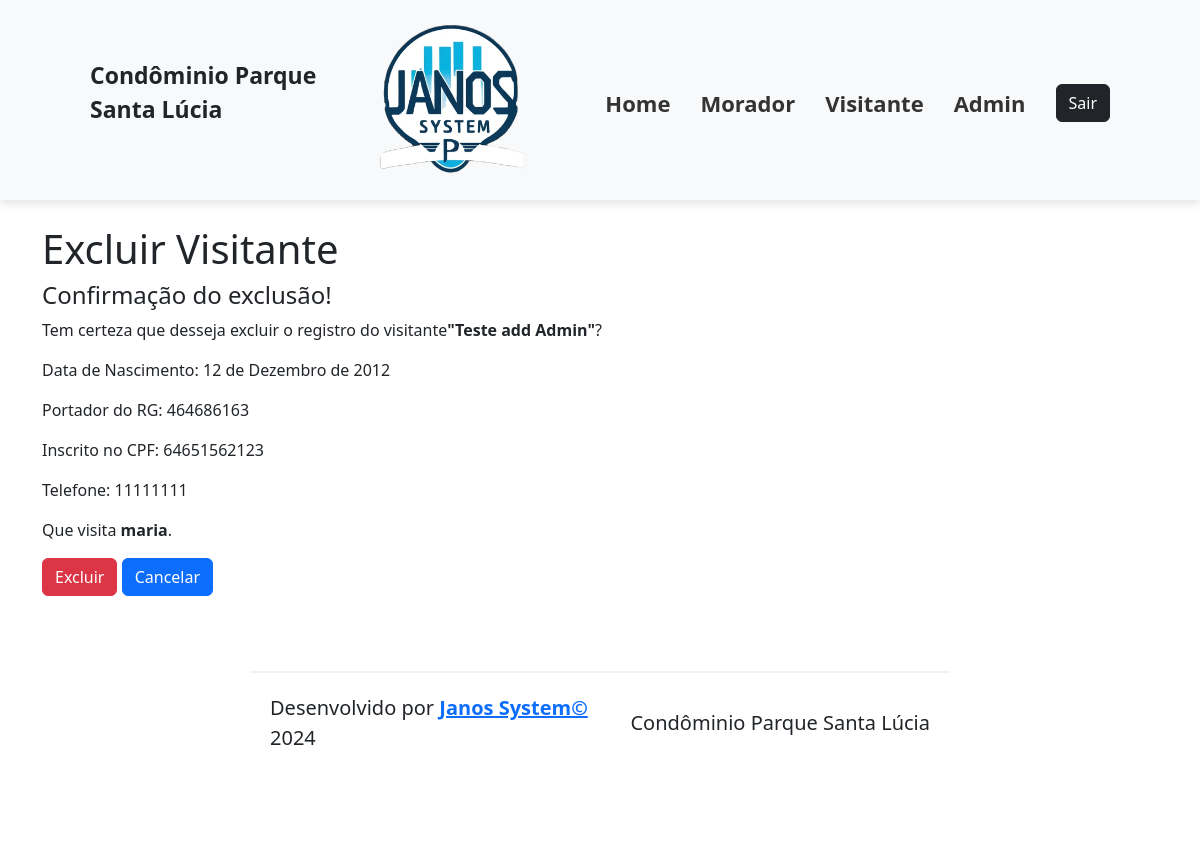
The app's page /visitantes-exclucao/1, older data.
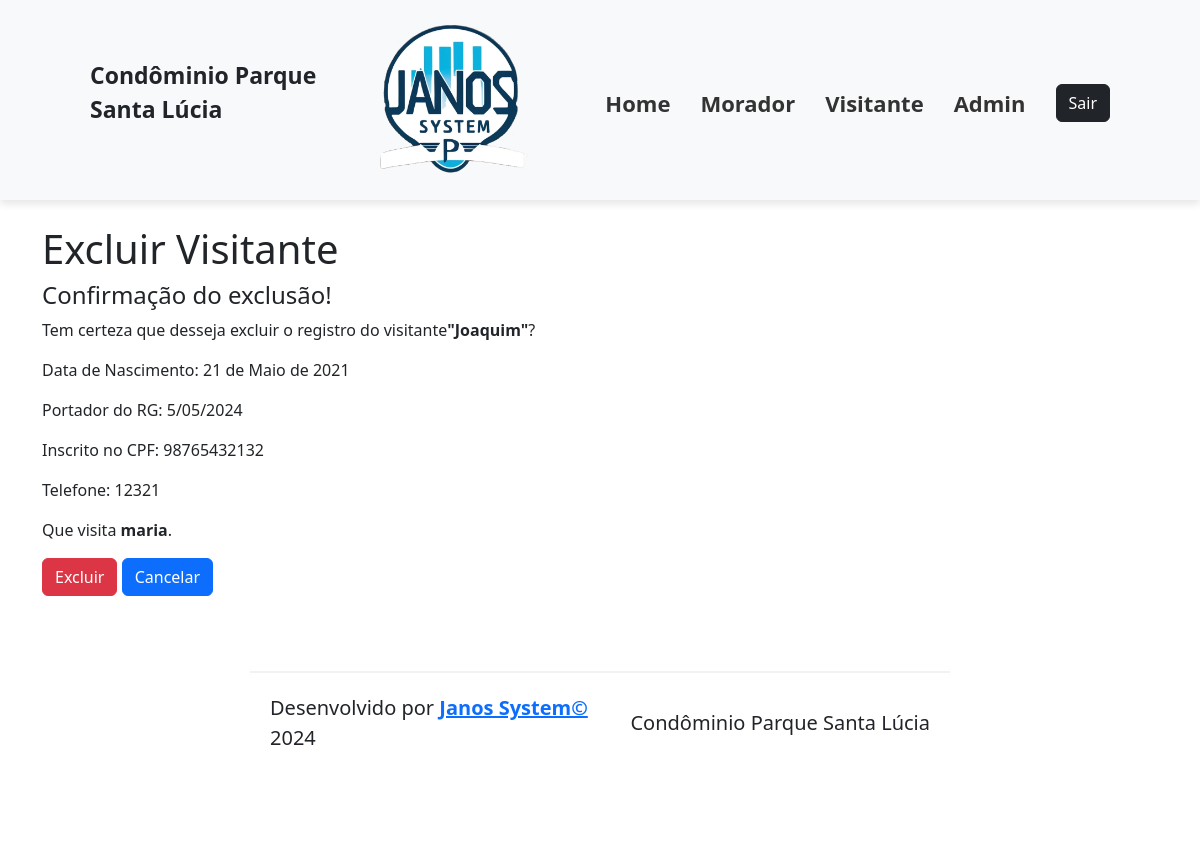
The same page, newer data.
### cadastros/models.py (models this page shows, shortened)
class Visitante(models.Model):
    morador = models.ForeignKey(Morador, on_delete=models.DO_NOTHING)  # rever esse parametro
    nome = models.CharField(verbose_name="Nome", max_length=50, null=False, blank=False)
    dt_nasto = models.DateField(verbose_name="Data de Nascimento", null=False, blank=False)
    doc_rg = models.CharField(verbose_name="RG", max_length=9, null=False, blank=False)
    doc_cpf = models.CharField(verbose_name="CPF", max_length=11, null=False, blank=False)
    telefone = models.CharField(verbose_name="Telefone", max_length=8, null=False, blank=False)

class Morador(models.Model):
    apartamento = models.ForeignKey(Apartamento, on_delete=models.CASCADE)
    nome = models.CharField(verbose_name="Nome", max_length=50, null=False, blank=False)
    dt_nasto = models.DateField(verbose_name="Data de Nascimento", null=False, blank=False)
    doc_rg = models.CharField(verbose_name="RG", max_length=9, null=False, blank=False)
    doc_cpf = models.CharField(verbose_name="CPF", max_length=11, null=False, blank=False)
    def __str__(self):
        return f"{self.nome}"

### cadastros/views.py (the view)
# urls.py: path("visitantes-exclucao/<int:pk>", VisitanteDeleteView.as_view(), name="visitantes_exclusao",)
class VisitanteDeleteView(DeleteView):
    model = Visitante
    success_url = reverse_lazy("visitantes_lista")

### cadastros/Templates/cadastros/visitante_confirm_delete.html (shortened to what this page needs)
{% extends 'base.html' %}
{% load static %}
{% block content %}
    <h1> Excluir Visitante </h1>
        <h4>Confirmação do exclusão!</h4>
    <p>Tem certeza que desseja excluir o registro do visitante<strong>"{{visitante.nome}}"</strong>?</p>
    <p>Data de Nascimento: {{visitante.dt_nasto}}</p>
    <p>Portador do RG: {{visitante.doc_rg}}</p>
    <p>Inscrito no CPF: {{visitante.doc_cpf}}</p>
    <p>Telefone: {{visitante.telefone}}</p>
    <p>Que visita <strong>{{visitante.morador}}</strong>.</p>
        <form method="POST">
            <button type="submit" class="btn btn-danger">Excluir</button>
            <a href="{% url 'visitantes_lista' %}" class="btn btn-primary">Cancelar</a>
        </form>
{% endblock content %}

Row changes from the older to the newer data that the page shows:
changed Visitante "maria": nome "Teste add Admin" → "Joaquim"; dt_nasto "12 de Dezembro de 2012" → "21 de Maio de 2021"; doc_rg "464686163" → "5/05/2024"; doc_cpf "64651562123" → "98765432132"; telefone "11111111" → "12321"
